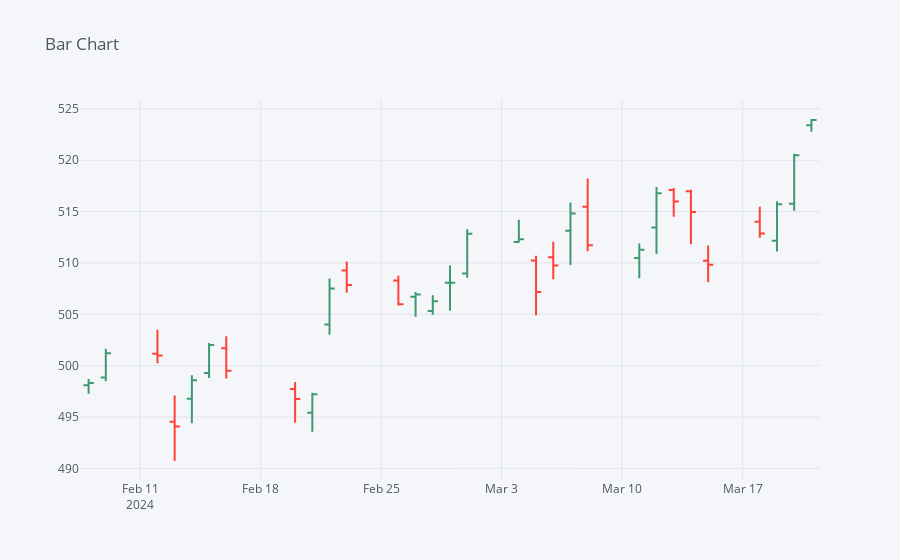

The code cell stored with this chart in its notebook:
### Code cell
# Plotting OHLC Data
df3[-30:].iplot(kind='ohlc', title='Bar Chart')

### Figure 1 — Plotly figure (JSON) as saved in the notebook; plotly's stock layout.template omitted (floating-point values rounded to 4 significant figures)
{"data": [{"close": [498.3, 501.2, 501.0, 494.1, 498.6, 502.0, 499.5, 496.8, 497.2, 507.5, 507.9, 506.0, 506.9, 506.3, 508.1, 512.8, 512.3, 507.2, 509.8, 514.8, 511.7, 511.3, 516.8, 516.0, 515.0, 509.8, 512.9, 515.7, 520.5, 523.9], "high": [498.7, 501.6, 503.5, 497.1, 499.1, 502.2, 502.9, 498.4, 497.4, 508.5, 510.1, 508.8, 507.2, 506.9, 509.7, 513.3, 514.2, 510.7, 512.1, 515.9, 518.2, 511.9, 517.4, 517.3, 517.1, 511.7, 515.5, 516, 520.6, 524.0], "low": [497.3, 498.5, 500.2, 490.7, 494.4, 498.8, 498.8, 494.5, 493.6, 503.0, 507.1, 505.9, 504.8, 505.0, 505.4, 508.6, 512, 504.9, 508.4, 509.8, 511.1, 508.5, 510.9, 514.5, 511.8, 508.1, 512.4, 511.1, 515.1, 522.8], "open": [498.1, 498.8, 501.2, 494.5, 496.8, 499.3, 501.7, 497.7, 495.4, 504.0, 509.3, 508.3, 506.7, 505.3, 508.1, 509.0, 512.0, 510.2, 510.5, 513.1, 515.5, 510.5, 513.5, 517.1, 517.0, 510.2, 514, 512.2, 515.8, 523.4], "showlegend": false, "type": "ohlc", "x": ["2024-02-08", "2024-02-09", "2024-02-12", "2024-02-13", "2024-02-14", "2024-02-15", "2024-02-16", "2024-02-20", "2024-02-21", "2024-02-22", "2024-02-23", "2024-02-26", "2024-02-27", "2024-02-28", "2024-02-29", "2024-03-01", "2024-03-04", "2024-03-05", "2024-03-06", "2024-03-07", "2024-03-08", "2024-03-11", "2024-03-12", "2024-03-13", "2024-03-14", "2024-03-15", "2024-03-18", "2024-03-19", "2024-03-20", "2024-03-21"], "yaxis": "y2"}], "layout": {"legend": {"bgcolor": "#F5F6F9", "font": {"color": "#4D5663"}}, "paper_bgcolor": "#F5F6F9", "plot_bgcolor": "#F5F6F9", "title": {"font": {"color": "#4D5663"}, "text": "Bar Chart"}, "xaxis": {"gridcolor": "#E1E5ED", "rangeslider": {"visible": false}, "showgrid": true, "tickfont": {"color": "#4D5663"}, "title": {"font": {"color": "#4D5663"}, "text": ""}, "zerolinecolor": "#E1E5ED"}, "yaxis": {"gridcolor": "#E1E5ED", "showgrid": true, "showticklabels": false, "tickfont": {"color": "#4D5663"}, "title": {"font": {"color": "#4D5663"}, "text": ""}, "zerolinecolor": "#E1E5ED"}, "yaxis2": {"gridcolor": "#E1E5ED", "showgrid": true, "tickfont": {"color": "#4D5663"}, "title": {"font": {"color": "#4D5663"}, "text": ""}, "zerolinecolor": "#E1E5ED"}}}
